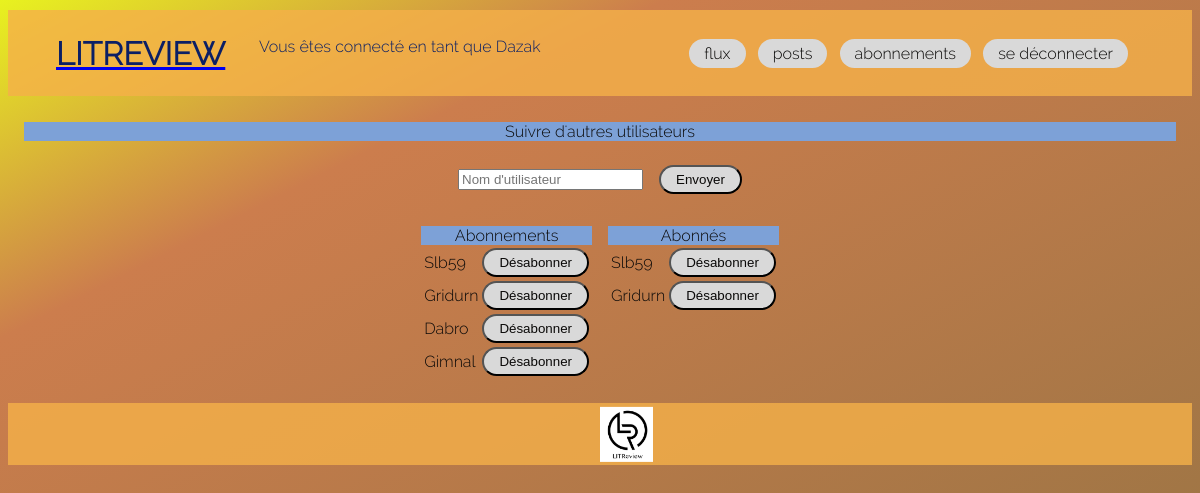
Page /account/subscribe/ (signed in) on the earlier database version.
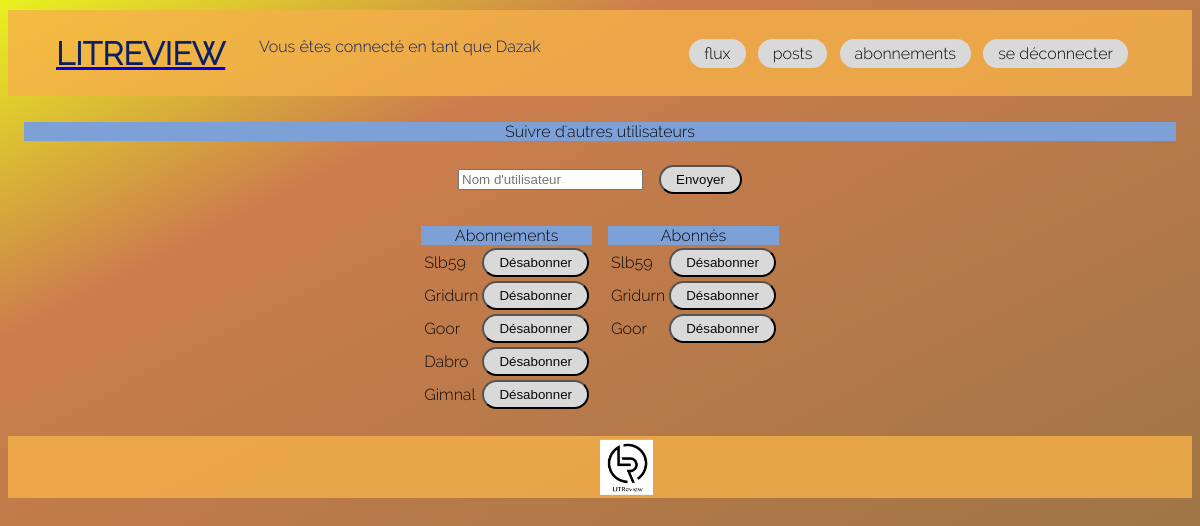
Same page on the later database version.
### account/models.py (models this page shows, shortened)
class UserFollows(models.Model):
    user = models.ForeignKey(to=settings.AUTH_USER_MODEL,
                             on_delete=models.CASCADE,
                             related_name='following')
    followed_user = models.ForeignKey(to=settings.AUTH_USER_MODEL,
                                      on_delete=models.CASCADE,
                                      related_name='followed_by')
    class Meta:
        unique_together = ('user', 'followed_user', )
        verbose_name_plural = "users followed"

### account/views.py (the view, shortened to what this page needs)
# urls.py: path('subscribe/', views.SubscriptionView.as_view(), name='subscription'),
class SubscriptionView(LoginRequiredMixin, View):
    form_class = SubscriptionForm
    template_name = 'account/subscription.html'
    def define_context(self, connected_user) -> dict:
        followed_users = UserFollows.objects.filter(user=connected_user)
        subscriber_users = UserFollows.objects.filter(
            followed_user=connected_user)
        return {'followed_users': followed_users,
                'subscriber_users': subscriber_users}
    def get(self, request):
        form = self.form_class(request.user)
        context = self.define_context(request.user) | {'form': form}
        return render(
            request, self.template_name,
            context=context)

### account/forms.py (shortened to what this page needs)
class SubscriptionForm(ModelForm):
    username = forms.CharField(
        widget=forms.widgets.TextInput(
            attrs={'placeholder': "Nom d'utilisateur"}))
    def __init__(self, user, *args, **kwargs):
        self.user = user
        super().__init__(*args, **kwargs)
    class Meta:
        model = UserFollows
        fields = ['username']

### templates/account/subscription.html (shortened to what this page needs)
{% extends "base.html" %}
{% block content %}
<div class = 'subscription'>
    <div class = 'div_title'>Suivre d'autres utilisateurs</div>
    <div class = 'div_form'>
        <form method="post">
            <div>{{form.username}}</div>
            <div>
                <button class="btn" type="submit" >Envoyer</button>
            </div>
        </form>
        <div class ="subscription__message">
        </div>
    </div>
    <div class="subscription__lists">
        <div class="subscription__lists__subscriptions">
            <div class = 'div_title'>Abonnements</div>
            <table>
                {% for followed_user in followed_users %}
                <tr>
                    <td>{{followed_user.followed_user}}</td>
                    <td><a href="{% url 'account:unsubscription' followed_user.id %}"><button class="btn" type="button">
                        Désabonner</button></a>
                    </td>
                </tr>
                {% endfor %}
            </table>
        </div>
        <div class="subscription__lists__subscribers">
            <div class = 'div_title'>Abonnés</div>
            <table>
                {% for subscriber_user in subscriber_users %}
                <tr>
                    <td>{{subscriber_user.user}}</td>
                    <td><a href="{% url 'account:unsubscription' subscriber_user.id %}"><button class="btn" type="button">
                        Désabonner</button></a>
                    </td>
                </tr>
                {% endfor %}
            </table>
        </div>
    </div>
</div>
{% endblock %}

Differences in the rows shown:
added UserFollows: followed_user "Goor", shown under "LITREVIEW"
added UserFollows: user "Goor"
